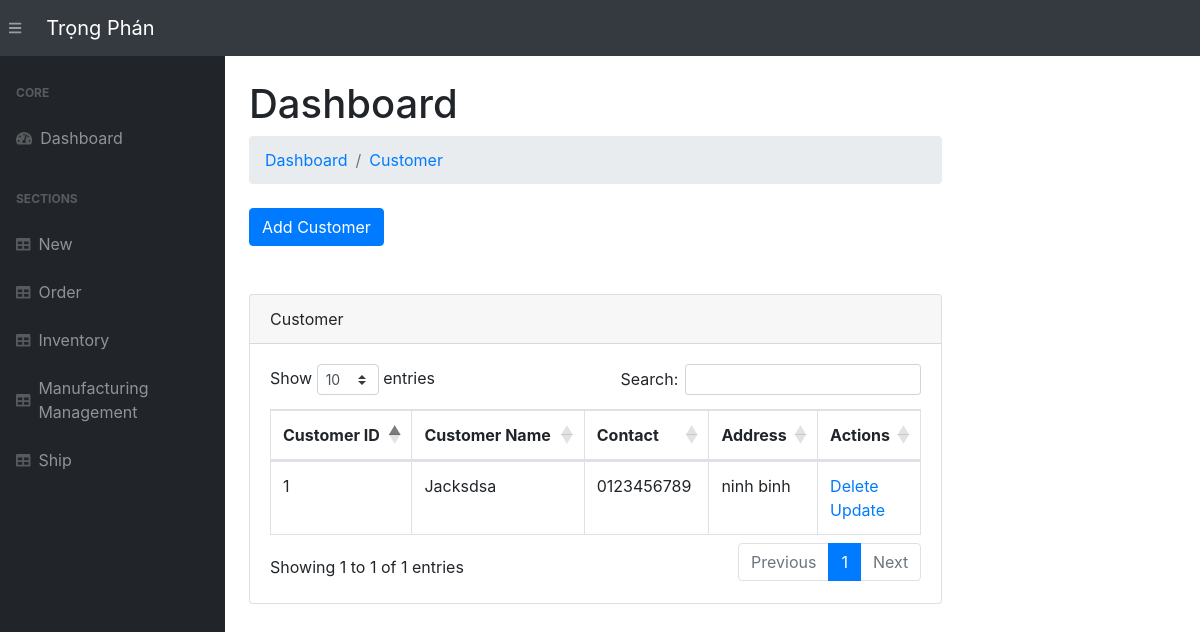
Before: /customer/ with the older database file.
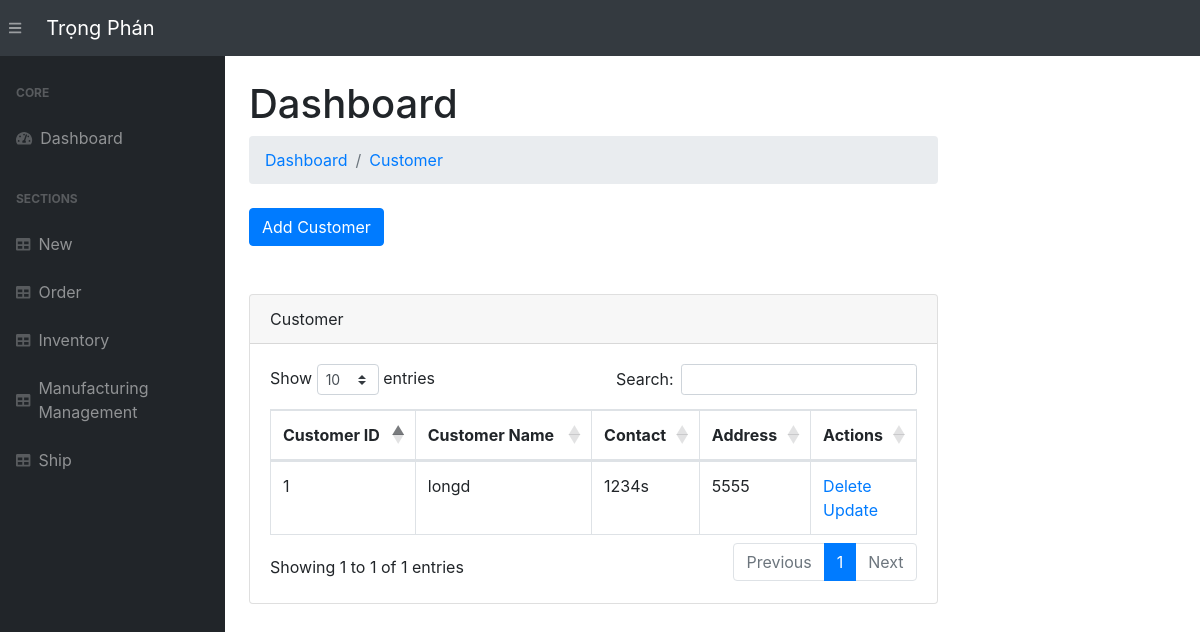
After: the same page with the newer database file.
### app.py (models this page shows, shortened)
class Customer(db.Model):
    __tablename__     = 'customer'
    cus_id            = db.Column(db.Integer, primary_key=True)
    cus_name          = db.Column(db.String(255), nullable=False)
    cus_contact       = db.Column(db.String(255), nullable=False)
    cus_address       = db.Column(db.String(255), nullable=False)

### app.py (the view, shortened to what this page needs)
@app.route('/customer/', methods=["POST", "GET"])
def viewCustomer():
    customers = Customer.query.all()
    return render_template("customer.html", customers=customers)  # Trả về template danh sách nhà cung cấp

### templates/customer.html (shortened to what this page needs)
{% extends 'base.html' %}
{% block content %}
<main>
    <div class="container-fluid">
        <h1 class="mt-4">Dashboard</h1>
        <ol class="breadcrumb mb-4">
            <li class="breadcrumb-item"><a href="/">Dashboard</a></li>
            <li class="breadcrumb-item"><a href="/customer/">Customer</a></li>
        </ol>
        <a  class="btn btn-primary" href="/add-customer/">
            Add Customer
        </a>
        <br>
        <br>
        <br>
        <div class="card mb-4">
            <div class="card-header">Customer</div>
            <div class="card-body">
                <table class="table table-bordered" id="dataTable" width="100%" cellspacing="0">
                    <thead>
                        <tr>
                            <th>Customer ID</th>
                            <th>Customer Name</th>
                            <th>Contact</th>
                            <th>Address</th>
                            <th>Actions</th>
                        </tr>
                    </thead>
                    <tbody>
                        {% for customer in customers %}
                        <tr>
                            <td>{{ customer.cus_id }}</td>
                            <td>{{ customer.cus_name }}</td>
                            <td>{{ customer.cus_contact }}</td>
                            <td>{{ customer.cus_address }}</td>
                            <td>
                                <a href="/delete-customer/{{ customer.cus_id }}">Delete</a>
                                <br>
                                <a href="/update-customer/{{ customer.cus_id }}">Update</a>
                            </td>
                        </tr>
                        {% endfor %}
                    </tbody>
                </table>
            </div>
        </div>
    </div>
</main>
{% endblock %}

Changed rows visible on the page:
changed Customer id 1: cus_name "Jacksdsa" → "longd"; cus_contact "0123456789" → "1234s"; cus_address "ninh binh" → "5555"
